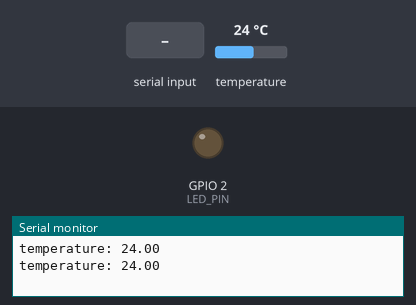
The sketch below on a simulated ESP32. On the bench: output pins drawn as LEDs (lit = HIGH), the last lines printed to the serial monitor. Dashed ring = blinking. Inputs (shaded band) come from the test bench; at power-on: temperature 24 °C.

Above: at 1.2 s.
1.3 s: "set \n" received over Serial
At 2.1 s:
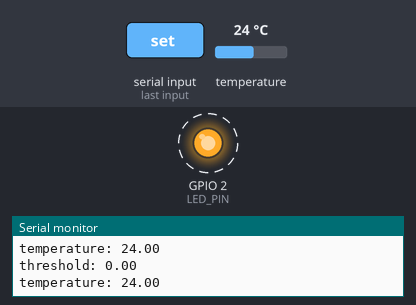
5.4 s: "off\n" received over Serial
At 6.5 s:
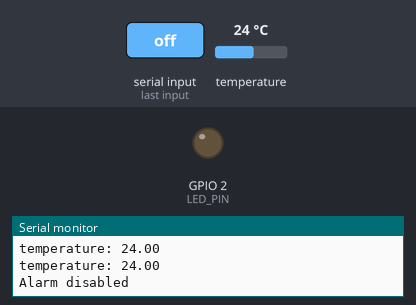
Timing chart, 0 to 8.4 s (numbered marks = the images above; inputs shaded):
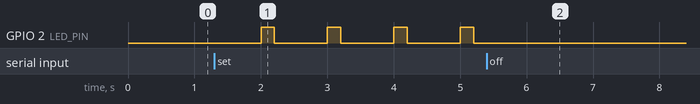

The sketch:

day17-rtos-queue.ino
```cpp
#include <Wire.h>
#include <Adafruit_BMP085_U.h>
#include <string.h>

Adafruit_BMP085_Unified bmp = Adafruit_BMP085_Unified(10180);

constexpr uint8_t LED_PIN = 2;
constexpr uint8_t SDA_PIN = 21;
constexpr uint8_t SCL_PIN = 22;

// 注意：跨任务共享的变量必须加 volatile
volatile float threshold = 30.0;
volatile bool alarmEnabled = true;


QueueHandle_t tempQueue;
SemaphoreHandle_t serialMutex;


// ========== 任务1：传感器读取 ==========
void Task_Sensor(void *pvParameters){

    while(1){
      if(alarmEnabled){

          float temp;
          bmp.getTemperature(&temp);
          if (xSemaphoreTake(serialMutex, portMAX_DELAY) == pdTRUE){
          Serial.print("temperature: ");
          Serial.println(temp);
           xSemaphoreGive(serialMutex); // 用完必须释放锁！
          }

          xQueueSend(tempQueue, &temp, 10 / portTICK_PERIOD_MS);
        }


      vTaskDelay(1000 / portTICK_PERIOD_MS);
    }


}

// ========== 任务2：UART命令解析 ==========
void Task_UART(void *pvParameters){
  char buffer[32];
  int i = 0;


    while(1){


        if(Serial.available() > 0){
        char c = Serial.read();
        if(c != '\n' && c != '\r'){
          if(i<sizeof(buffer) - 1){
            buffer[i] = c;
            i++;
          }
        }else{
          buffer[i] = '\0';
          if (xSemaphoreTake(serialMutex, portMAX_DELAY) == pdTRUE){
            if(strcmp(buffer,"off") == 0){
            alarmEnabled = false;
            Serial.println("Alarm disabled");
          }else if(strncmp(buffer,"set ",4) == 0){
            threshold = atof(buffer + 4);
            alarmEnabled = true;
            Serial.print("threshold: ");
            Serial.println(threshold);
          }
            xSemaphoreGive(serialMutex); // 用完必须释放锁！
          }
          i = 0;
        }
      }


      vTaskDelay(10 / portTICK_PERIOD_MS);
    }


}

// ========== 任务3：报警输出 ==========
void Task_Alarm(void *pvParameters){
  pinMode(LED_PIN, OUTPUT);
  float receivedTemp;
      while(1){
        if (xQueueReceive(tempQueue, &receivedTemp, portMAX_DELAY) == pdTRUE) {


          if (alarmEnabled && (receivedTemp > threshold)){
            digitalWrite(LED_PIN, HIGH);
            vTaskDelay(200/ portTICK_PERIOD_MS);
            digitalWrite(LED_PIN, LOW);
            vTaskDelay(200/ portTICK_PERIOD_MS);
          }else{
            digitalWrite(LED_PIN, LOW);
            vTaskDelay(100/ portTICK_PERIOD_MS);
          }
        }
  }

}


void setup(){
  Serial.begin(115200);
  Wire.begin(SDA_PIN,SCL_PIN);

  tempQueue = xQueueCreate(5, sizeof(float));
  if (tempQueue == NULL) {
  Serial.println("Queue creation failed!");
  }
  serialMutex = xSemaphoreCreateMutex();


  if(!bmp.begin()){
    Serial.println("BMP180 not found");
    while(1);
  }


  // 创建三个任务
  xTaskCreate(Task_Sensor, "Sensor", 2048, NULL, 1, NULL);
  xTaskCreate(Task_UART, "UART", 2048, NULL, 2, NULL);   // UART优先级高一点，保证响应快
  xTaskCreate(Task_Alarm, "Alarm", 2048, NULL, 1, NULL);


}


void loop() {
  // 什么都不做，RTOS接管
  vTaskDelay(1000 / portTICK_PERIOD_MS);
}
```

Measured:
- after the input at 1.3 s, GPIO 2 (LED_PIN): alternates HIGH for 0.20 s and LOW for 0.80 s, starting after 0.70 s
- after the input at 5.4 s, GPIO 2 (LED_PIN): stops changing and stays LOW
